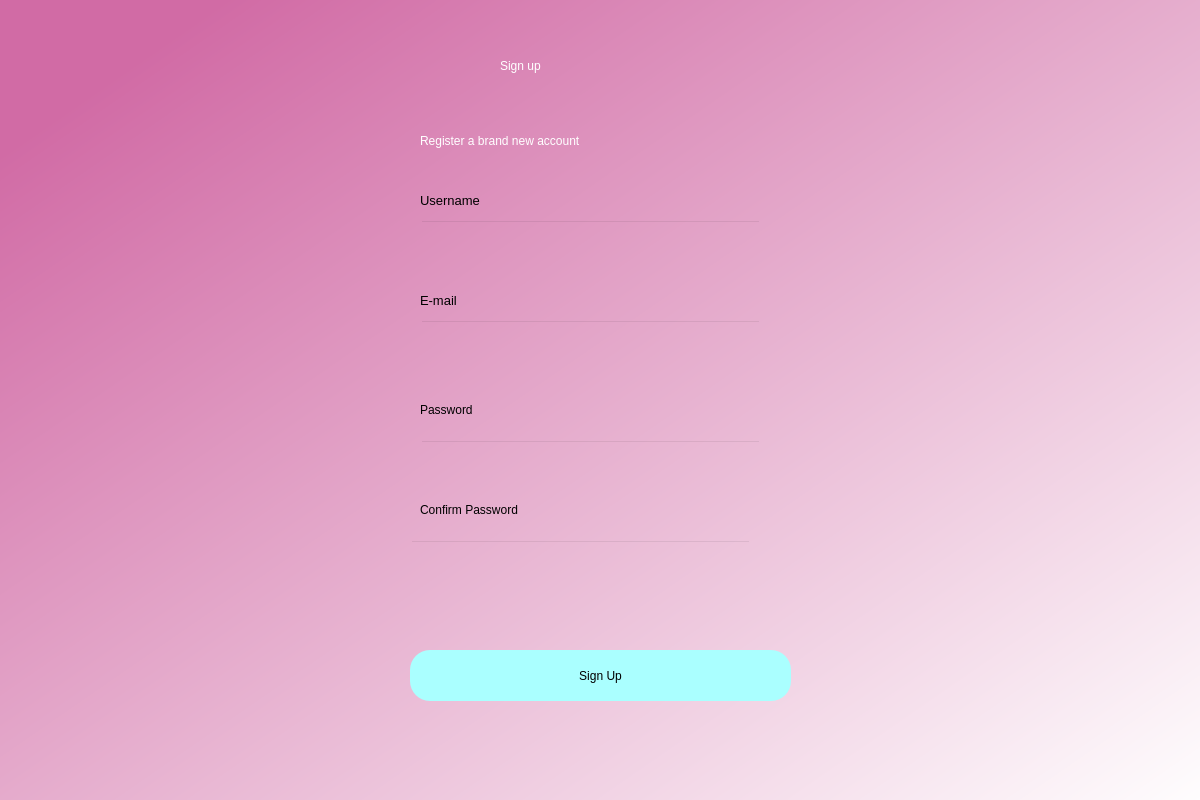
<?xml version="1.0" encoding="UTF-8"?>
<ui version="4.0">
 <class>Dialog</class>
 <widget class="QDialog" name="Dialog">
  <property name="geometry">
   <rect>
    <x>0</x>
    <y>0</y>
    <width>1200</width>
    <height>800</height>
   </rect>
  </property>
  <property name="windowTitle">
   <string>Dialog</string>
  </property>
  <widget class="QWidget" name="bgwidget" native="true">
   <property name="geometry">
    <rect>
     <x>-10</x>
     <y>0</y>
     <width>1231</width>
     <height>831</height>
    </rect>
   </property>
   <property name="styleSheet">
    <string notr="true">QWidget#bgwidget{
background-color:qlineargradient(spread:pad, x1:0.091, y1:0.101636, x2:0.991379, y2:0.977, stop:0 rgba(209, 107, 165, 255), stop:1 rgba(255, 255, 255, 255));}</string>
   </property>
   <widget class="QLabel" name="label">
    <property name="geometry">
     <rect>
      <x>510</x>
      <y>30</y>
      <width>211</width>
      <height>71</height>
     </rect>
    </property>
    <property name="styleSheet">
     <string notr="true">font: 36pt &quot;MS Shell Dlg 2&quot;; color:rgb(255, 255, 255)</string>
    </property>
    <property name="text">
     <string>Sign up</string>
    </property>
   </widget>
   <widget class="QLabel" name="label_2">
    <property name="geometry">
     <rect>
      <x>430</x>
      <y>120</y>
      <width>381</width>
      <height>41</height>
     </rect>
    </property>
    <property name="styleSheet">
     <string notr="true">font: 16pt &quot;MS Shell Dlg 2&quot;;color:rgb(255, 255, 255)</string>
    </property>
    <property name="text">
     <string>Register a brand new account</string>
    </property>
   </widget>
   <widget class="QLineEdit" name="userfield">
    <property name="geometry">
     <rect>
      <x>430</x>
      <y>220</y>
      <width>341</width>
      <height>51</height>
     </rect>
    </property>
    <property name="styleSheet">
     <string notr="true">background-color:rgba(0,0,0,0);
font: 12pt &quot;MS Shell Dlg 2&quot;;</string>
    </property>
   </widget>
   <widget class="QLabel" name="label_3">
    <property name="geometry">
     <rect>
      <x>430</x>
      <y>190</y>
      <width>81</width>
      <height>20</height>
     </rect>
    </property>
    <property name="font">
     <font>
      <family>MS Shell Dlg 2</family>
      <pointsize>10</pointsize>
      <weight>50</weight>
      <italic>false</italic>
      <bold>false</bold>
     </font>
    </property>
    <property name="styleSheet">
     <string notr="true">font: 10pt &quot;MS Shell Dlg 2&quot;;</string>
    </property>
    <property name="text">
     <string>Username</string>
    </property>
   </widget>
   <widget class="QLabel" name="label_4">
    <property name="geometry">
     <rect>
      <x>430</x>
      <y>400</y>
      <width>81</width>
      <height>20</height>
     </rect>
    </property>
    <property name="styleSheet">
     <string notr="true">font: 10pt &quot;MS Shell Dlg 2&quot;;</string>
    </property>
    <property name="text">
     <string>Password</string>
    </property>
   </widget>
   <widget class="QLabel" name="error">
    <property name="geometry">
     <rect>
      <x>430</x>
      <y>610</y>
      <width>341</width>
      <height>20</height>
     </rect>
    </property>
    <property name="styleSheet">
     <string notr="true">font: 12pt &quot;MS Shell Dlg 2&quot;; color:red;</string>
    </property>
    <property name="text">
     <string/>
    </property>
   </widget>
   <widget class="QLabel" name="label_5">
    <property name="geometry">
     <rect>
      <x>430</x>
      <y>500</y>
      <width>141</width>
      <height>20</height>
     </rect>
    </property>
    <property name="styleSheet">
     <string notr="true">font: 10pt &quot;MS Shell Dlg 2&quot;;</string>
    </property>
    <property name="text">
     <string>Confirm Password</string>
    </property>
   </widget>
   <widget class="QLabel" name="label_6">
    <property name="geometry">
     <rect>
      <x>430</x>
      <y>290</y>
      <width>81</width>
      <height>20</height>
     </rect>
    </property>
    <property name="font">
     <font>
      <family>MS Shell Dlg 2</family>
      <pointsize>10</pointsize>
      <weight>50</weight>
      <italic>false</italic>
      <bold>false</bold>
     </font>
    </property>
    <property name="styleSheet">
     <string notr="true">font: 10pt &quot;MS Shell Dlg 2&quot;;</string>
    </property>
    <property name="text">
     <string>E-mail</string>
    </property>
   </widget>
   <widget class="QPushButton" name="signup">
    <property name="geometry">
     <rect>
      <x>420</x>
      <y>650</y>
      <width>381</width>
      <height>51</height>
     </rect>
    </property>
    <property name="styleSheet">
     <string notr="true">border-radius:20px;
background-color: rgb(170, 255, 255);
font: 14pt &quot;MS Shell Dlg 2&quot;;</string>
    </property>
    <property name="text">
     <string>Sign Up</string>
    </property>
   </widget>
   <widget class="QLineEdit" name="emailfield">
    <property name="geometry">
     <rect>
      <x>430</x>
      <y>320</y>
      <width>341</width>
      <height>51</height>
     </rect>
    </property>
    <property name="styleSheet">
     <string notr="true">background-color:rgba(0,0,0,0);
font: 12pt &quot;MS Shell Dlg 2&quot;;</string>
    </property>
   </widget>
   <widget class="QLineEdit" name="passwordfield">
    <property name="geometry">
     <rect>
      <x>430</x>
      <y>440</y>
      <width>341</width>
      <height>51</height>
     </rect>
    </property>
    <property name="styleSheet">
     <string notr="true">background-color:rgba(0,0,0,0);
font: 12pt &quot;MS Shell Dlg 2&quot;;</string>
    </property>
   </widget>
   <widget class="QLineEdit" name="confirmpasswordfield">
    <property name="geometry">
     <rect>
      <x>420</x>
      <y>540</y>
      <width>341</width>
      <height>51</height>
     </rect>
    </property>
    <property name="styleSheet">
     <string notr="true">background-color:rgba(0,0,0,0);
font: 12pt &quot;MS Shell Dlg 2&quot;;</string>
    </property>
   </widget>
  </widget>
 </widget>
 <resources/>
 <connections/>
</ui>
